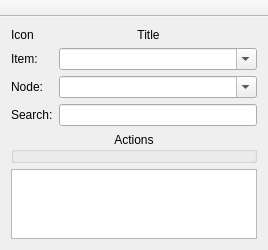
<?xml version="1.0" encoding="UTF-8"?>
<ui version="4.0">
 <class>DiscoItemsWindowClass</class>
 <widget class="QMainWindow" name="DiscoItemsWindowClass">
  <property name="geometry">
   <rect>
    <x>0</x>
    <y>0</y>
    <width>268</width>
    <height>214</height>
   </rect>
  </property>
  <property name="iconSize">
   <size>
    <width>16</width>
    <height>16</height>
   </size>
  </property>
  <property name="toolButtonStyle">
   <enum>Qt::ToolButtonTextUnderIcon</enum>
  </property>
  <widget class="QWidget" name="centralWidget">
   <layout class="QVBoxLayout" name="verticalLayout_2">
    <item>
     <layout class="QHBoxLayout" name="horizontalLayout">
      <item>
       <widget class="QLabel" name="lblIcon">
        <property name="text">
         <string>Icon</string>
        </property>
       </widget>
      </item>
      <item>
       <widget class="QLabel" name="lblTitle">
        <property name="sizePolicy">
         <sizepolicy hsizetype="Expanding" vsizetype="Preferred">
          <horstretch>0</horstretch>
          <verstretch>0</verstretch>
         </sizepolicy>
        </property>
        <property name="text">
         <string>Title</string>
        </property>
        <property name="alignment">
         <set>Qt::AlignCenter</set>
        </property>
       </widget>
      </item>
     </layout>
    </item>
    <item>
     <layout class="QGridLayout" name="gridLayout">
      <item row="0" column="0">
       <widget class="QLabel" name="lblJid">
        <property name="sizePolicy">
         <sizepolicy hsizetype="Expanding" vsizetype="Preferred">
          <horstretch>0</horstretch>
          <verstretch>0</verstretch>
         </sizepolicy>
        </property>
        <property name="text">
         <string>Item:</string>
        </property>
        <property name="textFormat">
         <enum>Qt::PlainText</enum>
        </property>
        <property name="buddy">
         <cstring>cmbJid</cstring>
        </property>
       </widget>
      </item>
      <item row="1" column="0">
       <widget class="QLabel" name="lblNode">
        <property name="text">
         <string>Node:</string>
        </property>
        <property name="textFormat">
         <enum>Qt::PlainText</enum>
        </property>
        <property name="buddy">
         <cstring>cmbNode</cstring>
        </property>
       </widget>
      </item>
      <item row="1" column="1">
       <widget class="QComboBox" name="cmbNode">
        <property name="sizePolicy">
         <sizepolicy hsizetype="Preferred" vsizetype="Fixed">
          <horstretch>2</horstretch>
          <verstretch>0</verstretch>
         </sizepolicy>
        </property>
        <property name="editable">
         <bool>true</bool>
        </property>
        <property name="insertPolicy">
         <enum>QComboBox::NoInsert</enum>
        </property>
       </widget>
      </item>
      <item row="0" column="1">
       <widget class="QComboBox" name="cmbJid">
        <property name="sizePolicy">
         <sizepolicy hsizetype="Preferred" vsizetype="Fixed">
          <horstretch>3</horstretch>
          <verstretch>0</verstretch>
         </sizepolicy>
        </property>
        <property name="editable">
         <bool>true</bool>
        </property>
        <property name="insertPolicy">
         <enum>QComboBox::NoInsert</enum>
        </property>
       </widget>
      </item>
      <item row="2" column="0">
       <widget class="QLabel" name="lblSearch">
        <property name="text">
         <string>Search:</string>
        </property>
        <property name="textFormat">
         <enum>Qt::PlainText</enum>
        </property>
       </widget>
      </item>
      <item row="2" column="1">
       <widget class="QLineEdit" name="lneSearch">
        <property name="sizePolicy">
         <sizepolicy hsizetype="Preferred" vsizetype="Fixed">
          <horstretch>1</horstretch>
          <verstretch>0</verstretch>
         </sizepolicy>
        </property>
       </widget>
      </item>
     </layout>
    </item>
    <item>
     <layout class="QVBoxLayout" name="verticalLayout">
      <item>
       <widget class="MGroupBox" name="grbActions">
        <property name="sizePolicy">
         <sizepolicy hsizetype="Expanding" vsizetype="Expanding">
          <horstretch>0</horstretch>
          <verstretch>0</verstretch>
         </sizepolicy>
        </property>
        <property name="title">
         <string>Actions</string>
        </property>
        <property name="alignment">
         <set>Qt::AlignHCenter</set>
        </property>
        <property name="flat">
         <bool>true</bool>
        </property>
       </widget>
      </item>
      <item>
       <widget class="QTreeView" name="trvItems">
        <property name="sizePolicy">
         <sizepolicy hsizetype="Expanding" vsizetype="Preferred">
          <horstretch>0</horstretch>
          <verstretch>0</verstretch>
         </sizepolicy>
        </property>
        <property name="contextMenuPolicy">
         <enum>Qt::CustomContextMenu</enum>
        </property>
        <property name="editTriggers">
         <set>QAbstractItemView::NoEditTriggers</set>
        </property>
        <property name="indentation">
         <number>12</number>
        </property>
        <property name="allColumnsShowFocus">
         <bool>true</bool>
        </property>
        <property name="wordWrap">
         <bool>true</bool>
        </property>
        <attribute name="headerCascadingSectionResizes">
         <bool>true</bool>
        </attribute>
        <attribute name="headerShowSortIndicator" stdset="0">
         <bool>true</bool>
        </attribute>
        <attribute name="headerStretchLastSection">
         <bool>false</bool>
        </attribute>
       </widget>
      </item>
     </layout>
    </item>
   </layout>
  </widget>
  <widget class="QToolBar" name="tlbToolBar">
   <property name="movable">
    <bool>false</bool>
   </property>
   <attribute name="toolBarArea">
    <enum>TopToolBarArea</enum>
   </attribute>
   <attribute name="toolBarBreak">
    <bool>false</bool>
   </attribute>
  </widget>
 </widget>
 <layoutdefault spacing="6" margin="11"/>
 <customwidgets>
  <customwidget>
   <class>MGroupBox</class>
   <extends>QGroupBox</extends>
   <header>utils/mgroupbox.h</header>
   <container>1</container>
  </customwidget>
 </customwidgets>
 <resources/>
 <connections/>
</ui>
